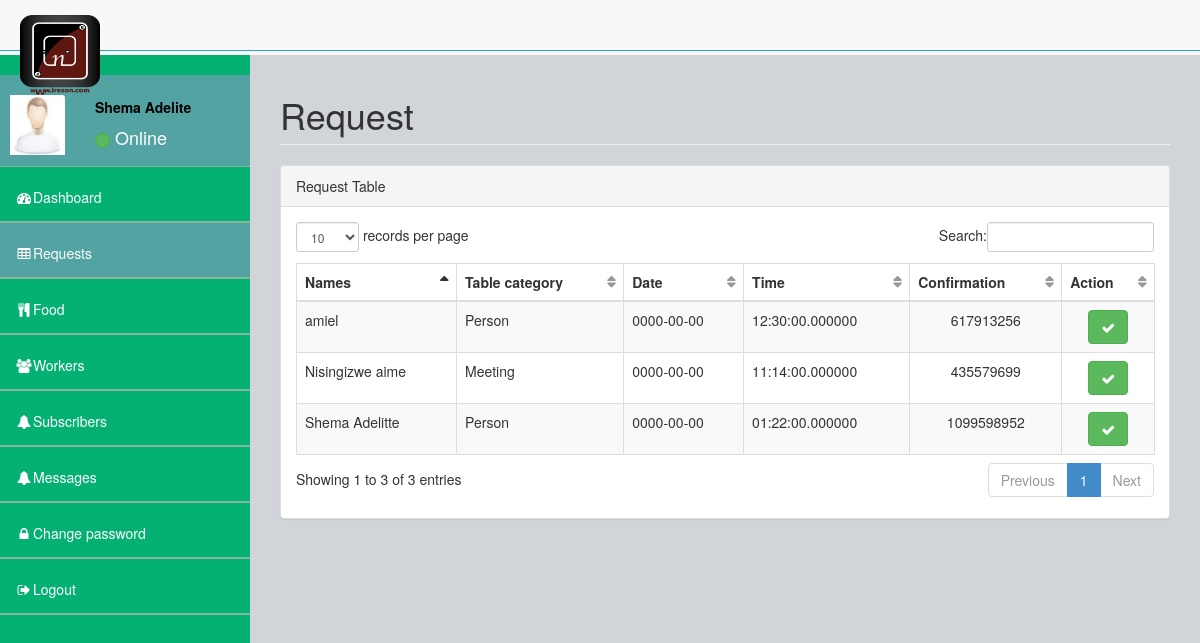
The app's page /request_manage.php (signed in) with its own data.
### tables this page shows
CREATE TABLE `request` (
  `Id` int(50) NOT NULL,
  `Names` varchar(255) NOT NULL,
  `Table_category` varchar(255) NOT NULL,
  `Date` date NOT NULL,
  `Time` time(6) NOT NULL,
  `Confirmation` varchar(255) NOT NULL
);

### request_manage.php (the view, shortened to what this page needs)
<?php
include('connection.php');
if(isset($_SESSION['Name']) && isset($_SESSION['Id']))
{
?>
<!DOCTYPE html>
<html>
<head>
    <link href="assets/plugins/bootstrap/bootstrap.css" rel="stylesheet" />
    <link href="assets/font-awesome/css/font-awesome.css" rel="stylesheet" />
    <link href="assets/plugins/pace/pace-theme-big-counter.css" rel="stylesheet" />
  <link href="assets/css/style.css" rel="stylesheet" />
      <link href="assets/css/main-style.css" rel="stylesheet" />
    <link href="assets/plugins/dataTables/dataTables.bootstrap.css" rel="stylesheet" />
</head>
<body>
    <div id="wrapper">
        <nav class="navbar navbar-default navbar-fixed-top" role="navigation" >
            <div class="navbar-header">
                <a class="navbar-brand" href="https://www.irezon.com/">
                    <img src="images/irezon.png" style="width:80px;height:80px;" />
                </a>
            </div>
        </nav>
        <nav class="navbar-default navbar-static-side" role="navigation">
            <div class="sidebar-collapse">
                <ul class="nav" id="side-menu">
                    <li>
                        <div class="user-section">
                            <div class="user-section-inner">
                                <img src="assets/img/user.jpg" alt="">
                            </div>
                            <div class="user-info">
                                <h5><strong><?php echo $_SESSION['Name'];?></strong></h5>
                                <div class="user-text-online">
                                    <span class="user-circle-online btn btn-success btn-circle "></span>&nbsp;Online
                                </div>
                            </div>
                        </div>
                    </li>
                    <li>
                        <a href="dashboard.php"><i class="fa fa-dashboard fa-fw"></i>Dashboard</a>
                    </li>
                    <li >
                        <a href="request_manage.php" class="selected"><i class="fa fa-table fa-fw"></i>Requests</a>
                    </li>
                    <li >
                        <a href="food_manage.php"><i class="fa fa-cutlery fa-fw"></i>Food</a>
                    </li>
                    <li>
                        <a href="Workers_manage.php"><i class="fa fa-users fa-fw"></i>Workers</a>
                    </li>
                    <li>
                        <a href="subscribers.php"><i class="fa fa-bell fa-fw"></i>Subscribers</a>
                    </li>
                    <li>
                        <a href="messages.php"><i class="fa fa-bell fa-fw"></i>Messages</a>
                    </li>
                    <li>
                        <a href="#" class="launch-modal" data-toggle="modal" data-target="#change_pass"><i class="fa fa-lock fa-fw" ></i>Change password</a>
                    </li>
                    <li>
                        <a href="logout.php"><i class="fa fa-sign-out fa-fw"></i>Logout</a>
                    </li>
                        </ul>
            </div>
        </nav>
        <div id="page-wrapper">
            <div class="row">
                <div class="col-lg-12">
                    <h1 class="page-header">Request</h1>
                </div>
            </div>
            <div class="row">
                <div class="col-lg-12">
                    <div class="panel panel-default">
                        <div class="panel-heading">
                             Request Table
                        </div>
                        <div class="panel-body">
                            <div class="table-responsive">
                                <table class="table table-striped table-bordered table-hover" id="dataTables-example">
                                    <thead>
                                        <tr>
                                            <th>Names</th>
                                            <th>Table category</th>
                                            <th>Date</th>
                                            <th>Time</th>
                                            <th>Confirmation</th>
                                            <th>Action</th>
                                        </tr>
                                    </thead>
                                    <tbody>
                                        <?php
                                            $sql = Mysqli_query($conn,"SELECT * FROM `request` ORDER BY `Id` DESC");
                                            while ($row = Mysqli_fetch_array($sql)) {
                                                echo'<tr class="odd gradeX">';
                                                echo'<td>'.$row["Names"].'</td>';
                                                echo'<td>'.$row["Table_category"].'</td>';
                                                echo'<td>'.$row["Date"].'</td>';
                                                echo'<td>'.$row["Time"].'</td>';
                                                echo'<td class="text-center">'.$row["Confirmation"].'</td>';
                                                echo'<td class="text-center">
                                                <a href="request_manage.php?reid='.$row['Id'].'"><button class="btn btn-success"><i class="fa fa-check"></i></button></td>';
                                                echo'</tr>';
                                            }
                                        ?>
                                    </tbody>
                                </table>
                            </div>
                        </div>
                    </div>
                </div>
            </div>
        </div>
    </div>
</body>
</html>
<?php
}
else
{
    header('Location:login.php');
}
?>

### assets/css/style.css (style rules this page uses)
body { background-color: #f8f8f8; }
#wrapper { width: 100%; margin-top: 55px!important; background-color:#04B173; }
#page-wrapper { padding: 0 15px; min-height: 568px; background-color:rgb(209, 212, 216); }
.navbar-static-side ul li { border-bottom:1px solid #84B899 !important; }
@media (min-width:768px) { .navbar-static-side { z-index: 1; position: absolute; width: 250px; } }
table.dataTable thead .sorting, table.dataTable thead .sorting_asc:after, table.dataTable thead .sorting_desc, table.dataTable thead .sorting_asc_disabled, table.dataTable thead .sorting_desc_disabled { background: transparent; }
table.dataTable thead .sorting_asc:after { content: "\f0de"; float: right; font-family: fontawesome; }
table.dataTable thead .sorting:after { content: "\f0dc"; float: right; font-family: fontawesome; color: rgba(50,50,50,.5); }
.btn-circle { width: 30px; height: 30px; padding: 6px 0; border-radius: 15px; text-align: center; font-size: 12px; line-height: 1.428571429; }

### assets/css/main-style.css (style rules this page uses)
.user-section-inner { height: 65px; width: 65px; -moz-border-radius: 3px; -webkit-border-radius: 3px; border-radius: 3px; overflow: hidden; display: inline-block; float: left; margin-right: 15px; margin-top: 20px; }
.user-section-inner img { margin-left:10px; width:55px; height:60px; }
.user-info { display: block; color:#000!important; display: inline-block; padding: 15px; margin-bottom: 0px }
.user-text-online { font-size:18px; color:#fff }
.user-circle-online { width: 15px!important; height: 15px!important; }
.nav > li > a { padding: 20px 15px; }
#side-menu { background-color:#04B173; }
#side-menu a { color:#fff; border-bottom: 1px solid #84B899 !important; height: 55px; }
.selected { background-color:rgb(83, 163, 163); }
.navbar-brand { padding-left:20px; }
.navbar-brand img { height:30px; }
.navbar-default { border-color: #27A6BE; }
@media (min-width:768px) { #page-wrapper { position: inherit; margin: 0 0 0 250px; padding: 0 30px; min-height: 1000px; } }

### records on screen
request: Names "Shema Adelitte", Table_category "Person", Date "0000-00-00", Time "01:22:00.000000", Confirmation "1099598952"
request: Names "amiel", Table_category "Person", Date "0000-00-00", Time "12:30:00.000000", Confirmation "617913256"
request: Names "Nisingizwe aime", Table_category "Meeting", Date "0000-00-00", Time "11:14:00.000000", Confirmation "435579699"

### other values on screen
$_SESSION['Name'] "Shema Adelite"
